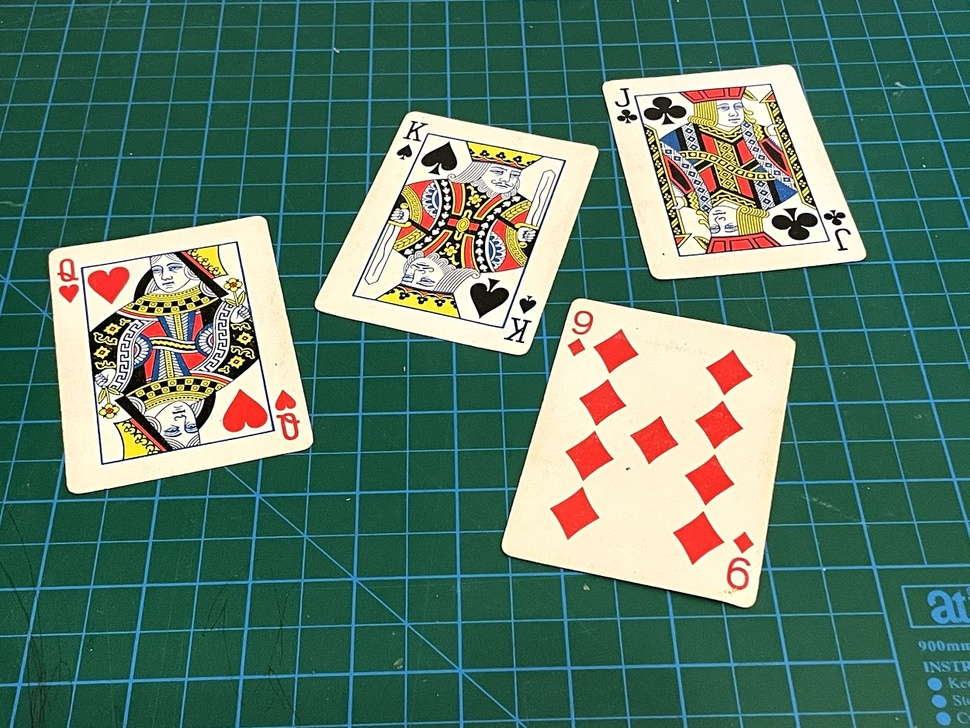
//> input picture C++_opencvCourse/resource/cards.jpg, 970 x 728 px, shrunk from 1250 x 938 before the run, given in place of the camera
$ ./webcam_shapedetect   (built with g++ and OpenCV 4)
//> lines starting //> are read from the running program, lines starting //| are printed output that depends on the picture; after the words box and inside, x2 and y2 are one past the last pixel; in counts of white or black regions, pixels touching at a corner belong together
### C++_opencvCourse/sources_files/headler.h
#ifndef HEADLER
#define HEADLER
#include<opencv2/highgui/highgui.hpp>
#include<opencv2/imgcodecs.hpp>
#include<opencv2/imgproc.hpp>
#include<opencv2/opencv.hpp>
#include<opencv2/core.hpp>
#include<opencv2/objdetect.hpp>

#include<iostream>
#include<vector>
#include<string>


using namespace std;
using namespace cv;
#endif // !HEADLER

### C++_opencvCourse/sources_files/webcam_shapedetect.cpp
#include"headler.h"


void getcontours(Mat imgErode,Mat img)
{
	vector<vector<Point>> contours;
	vector<Vec4i> hierarchy;
	findContours(imgErode, contours, hierarchy, RETR_EXTERNAL, CHAIN_APPROX_SIMPLE);
	vector<vector<Point>> conPoly(contours.size());
	vector<Rect> boundrect(contours.size());
	for (int i = 0; i != contours.size(); i++)
	{
		int area = contourArea(contours[i], true);
		cout <<"area"<<" :"<< area << endl;
		float peri = arcLength(contours[i],true);
		cout << "peri" << ":" << peri << endl;
		approxPolyDP(contours[i], conPoly[i], peri * 0.002, true);
		cout << "conpoly:" << conPoly.size() << endl;
		boundrect[i] = boundingRect(conPoly[i]);
		rectangle(img, boundrect[i].tl(), boundrect[i].br(), Scalar(0, 0, 255), 2);
		int objectType = conPoly.size();
		if (area <-150)
		{
			drawContours(img, conPoly, i, Scalar(255, 255, 0), 2);
		}

	}

}


int main()
{
	VideoCapture cap(0);
	Mat img,imgGary, imgBlur, imgCanny, imgDia, kernel, imgErode;

	while(true)
	{
		cap.read(img);
//> img is the input picture: 728 rows x 970 cols, CV_8UC3; mean B, G, R 104.7, 121.2, 88.9
		cvtColor(img, imgGary, COLOR_BGR2GRAY);
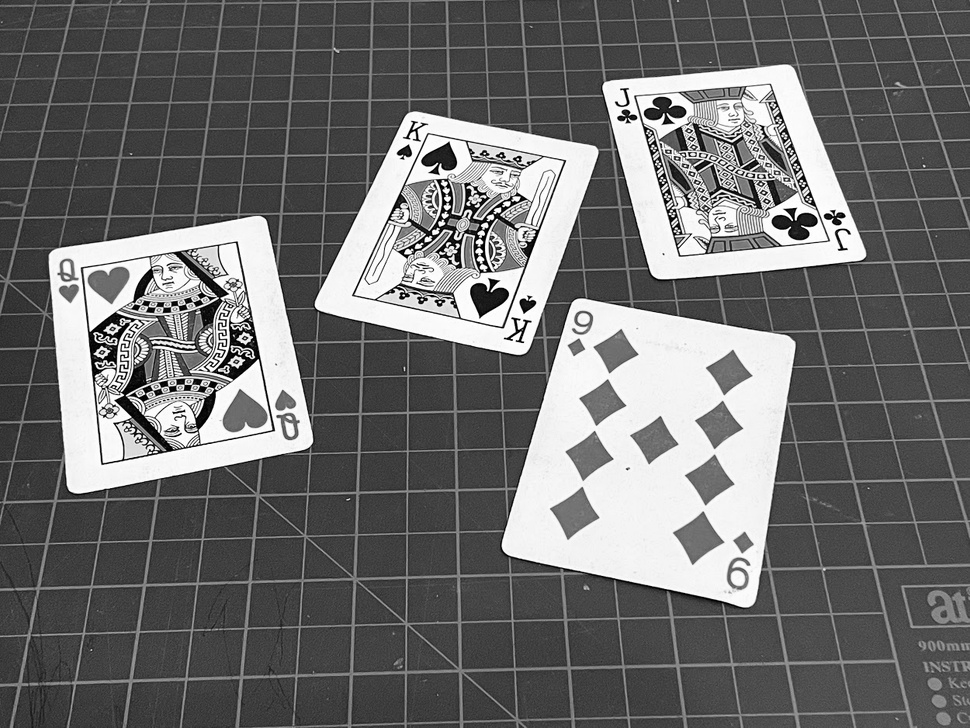
//> imgGary: 728 rows x 970 cols, CV_8UC1; min 0, max 255, mean 109.7
		GaussianBlur(imgGary, imgBlur, Size(5, 5), 50, 50);
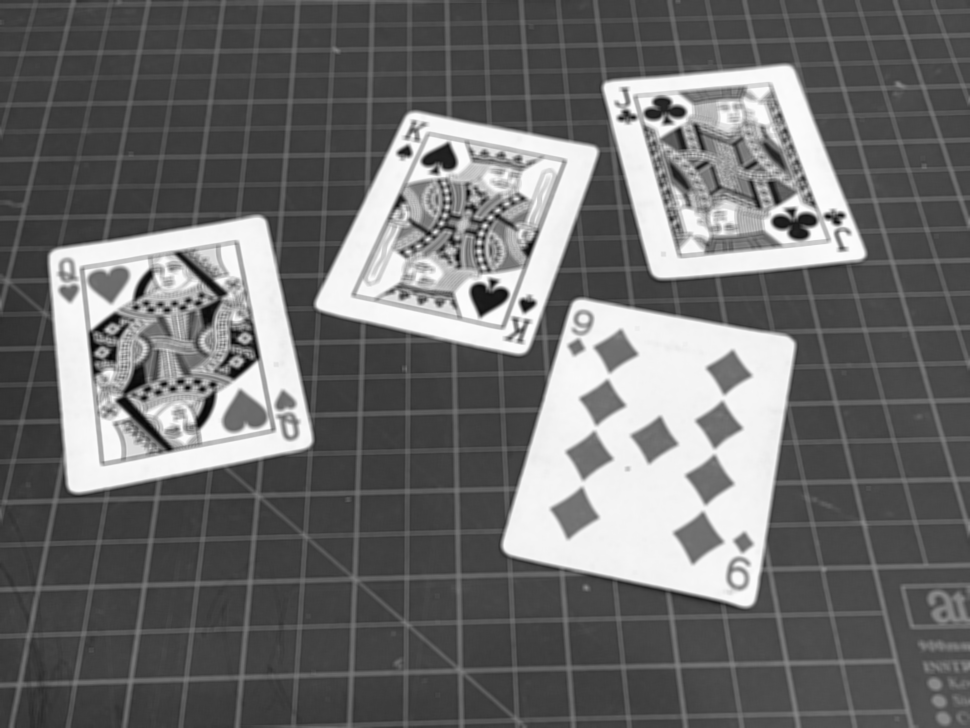
//> imgBlur: 728 rows x 970 cols, CV_8UC1; min 5, max 253, mean 109.7
		Canny(imgBlur, imgCanny, 50, 50);
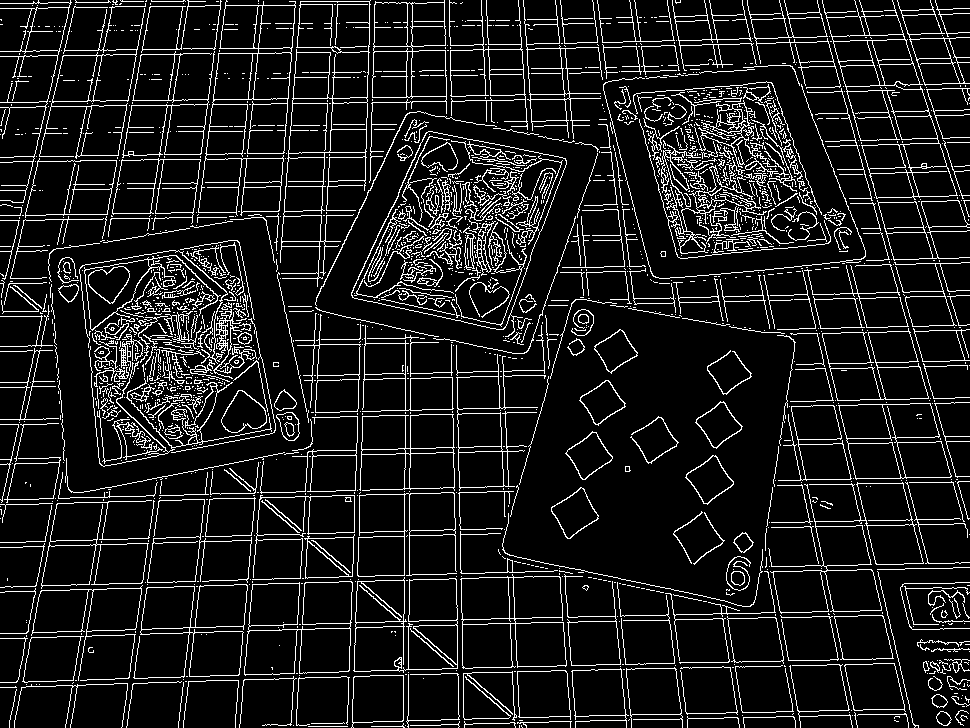
//> imgCanny: 728 rows x 970 cols, CV_8UC1; 10.7% white in thin lines or dots
		kernel = getStructuringElement(MORPH_RECT, Size(3, 3));
		dilate(imgCanny, imgDia, kernel);
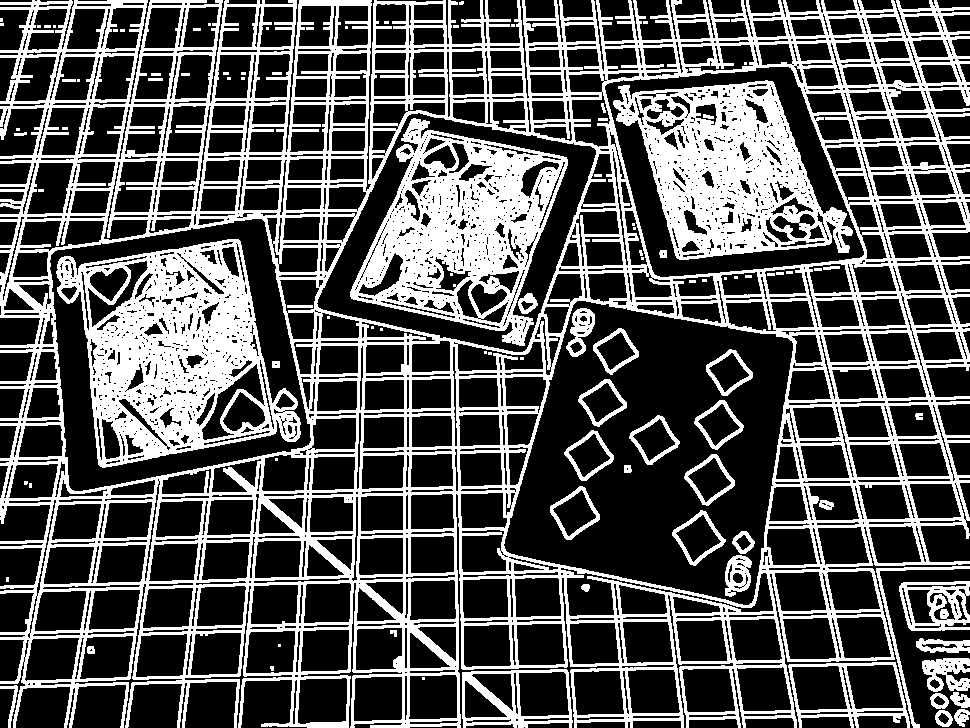
//> imgDia: 728 rows x 970 cols, CV_8UC1; 33.3% white; 101 white regions (44 under 20 px), largest, box (x1, y1, x2, y2) and area: (0, 0, 970, 728) 147219, (56, 239, 301, 468) 26919, (350, 118, 568, 346) 22030
		erode(imgDia, imgErode, kernel);
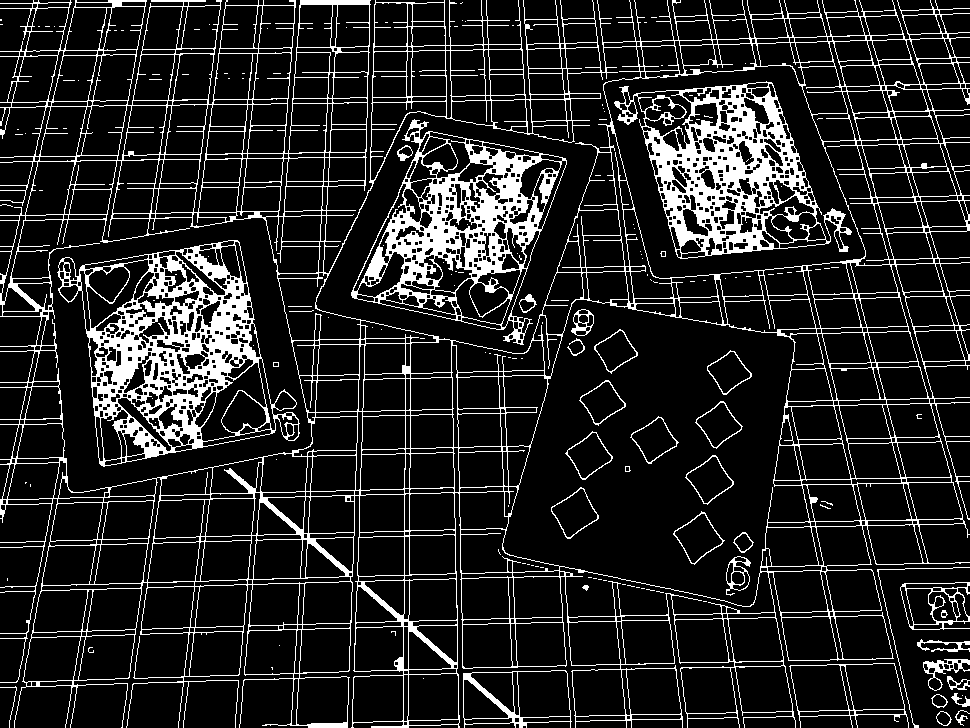
//> imgErode: 728 rows x 970 cols, CV_8UC1; 14.4% white; 164 white regions (129 under 20 px)

		getcontours(imgErode, img);
//> in getcontours, `findContours(imgErode, contours, hierarchy, RETR_EXTERNAL, CHAIN_APPRO..`: contours = 28 contours, 17 with area under 20; largest, box (x1, y1, x2, y2) and area: (0, 0, 970, 728) 602526, (463, 670, 572, 728) 5400, (789, 663, 909, 728) 5396, (900, 582, 970, 630) 2614, (923, 659, 970, 691) 549
//> in getcontours, `vector<vector<Point>> conPoly(contours.size());`: conPoly = 28 empty contours
//> the loop in getcontours, `for (int i = 0; i != contours.size(); i++)` made 28 passes
//> (area, peri) on passes 1, 2, 4, 5, 6, 7, 8, 9, 10, 11, 12, 14: (-150, 46.87), (-27, 90.43), (-146, 47.7), (-64, 79.11), (-1, 118), (-154, 79.11), (-5400, 350.5), (-5396, 442.4), (-549, 214.4), (-131, 240.4), (-2614, 311.6), (-12, 537.7)
//| area :-150
//| peri:46.8701
//| conpoly:28
//| area :-27
//> (the first 4 of 24 printed lines)
//> (output is shown up to pass 8 of 28)
//> after the loop in getcontours, `for (int i = 0; i != contours.size(); i++)`:
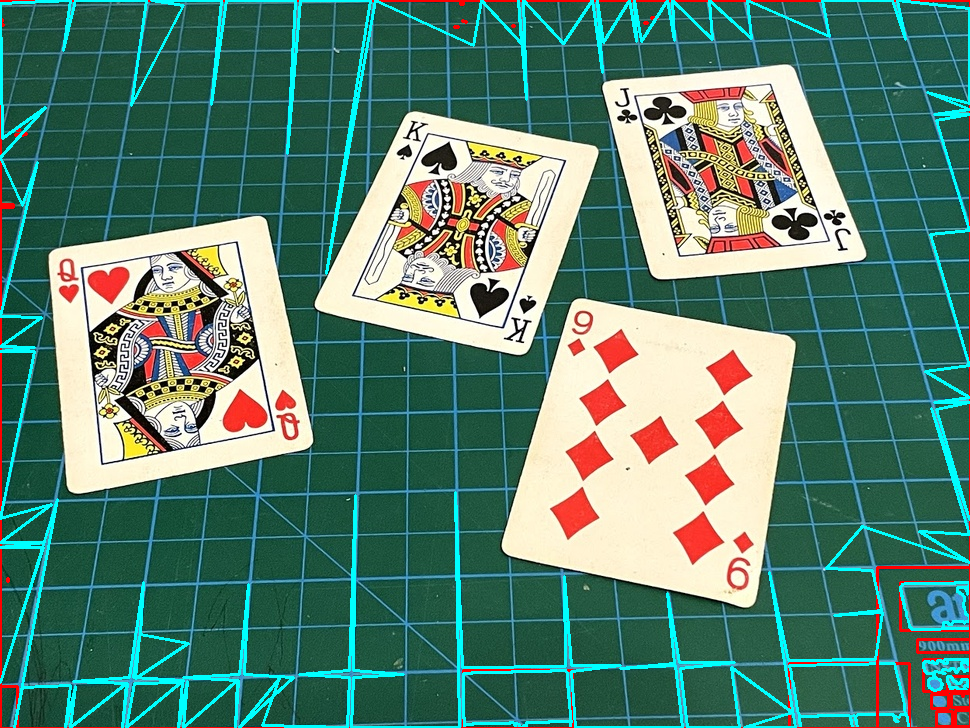
//> img: 728 rows x 970 cols, CV_8UC3; 5.55% of pixels changed, all inside (x1, y1, x2, y2) = (0, 0, 970, 728)

		imshow("img", img);
		waitKey(1);
	}
	return 0;
}
